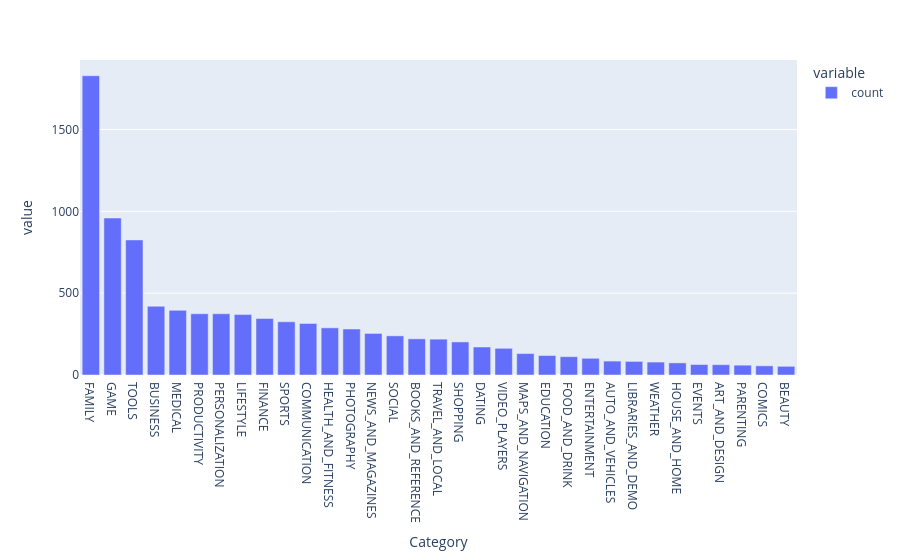
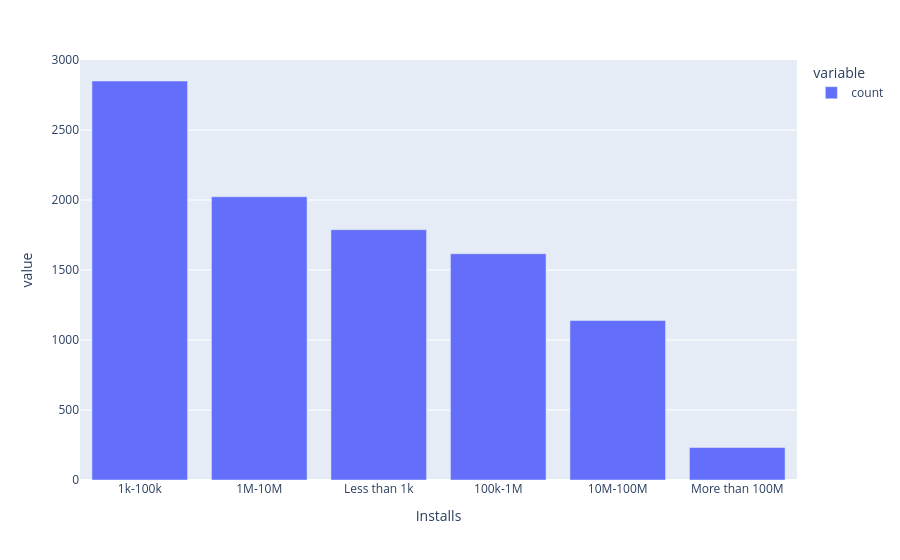
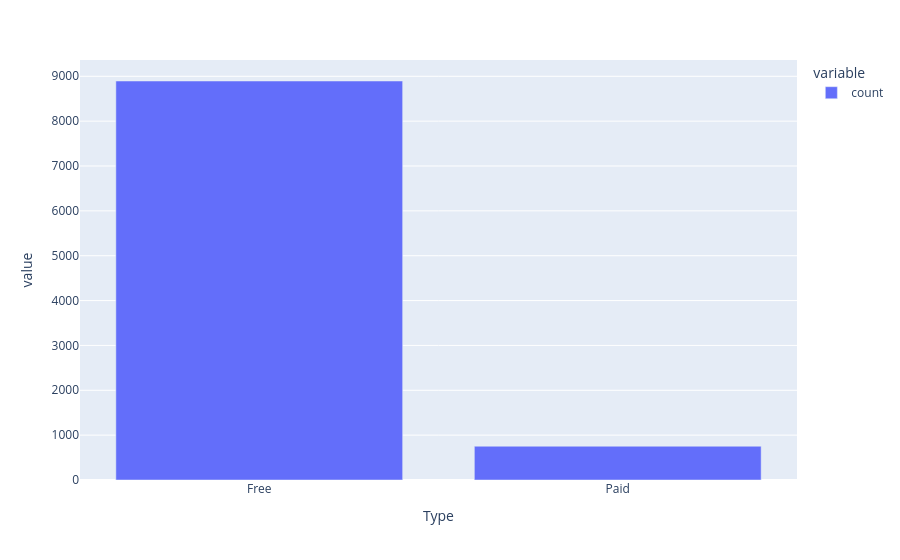
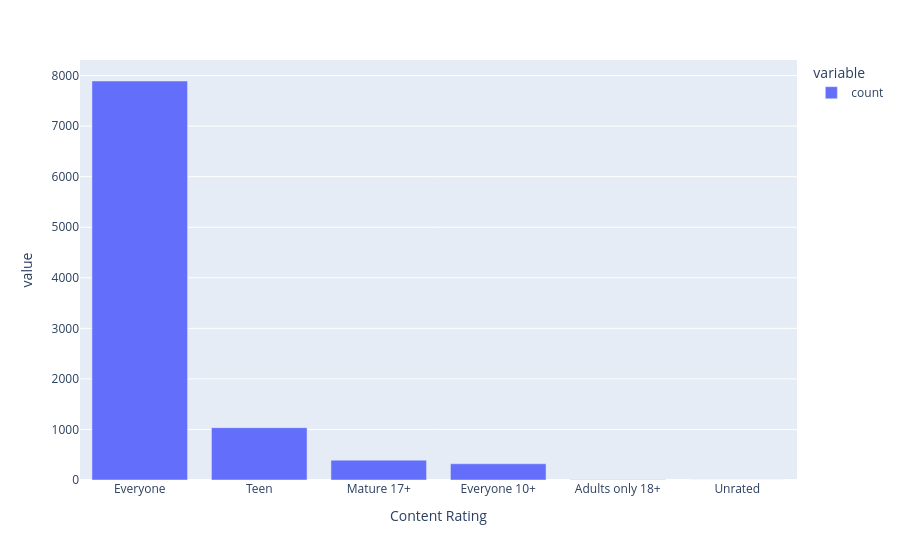

Notebook cell for these charts, in order:
### Code cell
for cat_col in categorical_cols:
    univariate_categorical(df, cat_col)

### Figure 1 — Plotly figure (JSON) as saved in the notebook; plotly's stock layout.template omitted (floating-point values rounded to 4 significant figures)
{"data": [{"alignmentgroup": "True", "hovertemplate": "variable=count<br>Category=%{x}<br>value=%{y}<extra></extra>", "legendgroup": "count", "marker": {"color": "#636efa", "pattern": {"shape": ""}}, "name": "count", "offsetgroup": "count", "orientation": "v", "showlegend": true, "textposition": "auto", "type": "bar", "x": ["FAMILY", "GAME", "TOOLS", "BUSINESS", "MEDICAL", "PRODUCTIVITY", "PERSONALIZATION", "LIFESTYLE", "FINANCE", "SPORTS", "COMMUNICATION", "HEALTH_AND_FITNESS", "PHOTOGRAPHY", "NEWS_AND_MAGAZINES", "SOCIAL", "BOOKS_AND_REFERENCE", "TRAVEL_AND_LOCAL", "SHOPPING", "DATING", "VIDEO_PLAYERS", "MAPS_AND_NAVIGATION", "EDUCATION", "FOOD_AND_DRINK", "ENTERTAINMENT", "AUTO_AND_VEHICLES", "LIBRARIES_AND_DEMO", "WEATHER", "HOUSE_AND_HOME", "EVENTS", "ART_AND_DESIGN", "PARENTING", "COMICS", "BEAUTY"], "xaxis": "x", "y": [1828, 959, 825, 420, 395, 374, 374, 369, 345, 325, 315, 288, 281, 254, 239, 221, 219, 202, 171, 163, 131, 119, 112, 102, 85, 83, 79, 74, 64, 63, 60, 56, 53], "yaxis": "y"}], "layout": {"barmode": "relative", "legend": {"title": {"text": "variable"}, "tracegroupgap": 0}, "margin": {"t": 60}, "xaxis": {"anchor": "y", "domain": [0, 1], "title": {"text": "Category"}}, "yaxis": {"anchor": "x", "domain": [0, 1], "title": {"text": "value"}}}}

### Figure 2 — Plotly figure (JSON) as saved in the notebook; plotly's stock layout.template omitted (floating-point values rounded to 4 significant figures)
{"data": [{"alignmentgroup": "True", "hovertemplate": "variable=count<br>Installs=%{x}<br>value=%{y}<extra></extra>", "legendgroup": "count", "marker": {"color": "#636efa", "pattern": {"shape": ""}}, "name": "count", "offsetgroup": "count", "orientation": "v", "showlegend": true, "textposition": "auto", "type": "bar", "x": ["1k-100k", "1M-10M", "Less than 1k", "100k-1M", "10M-100M", "More than 100M"], "xaxis": "x", "y": [2850, 2023, 1788, 1616, 1139, 232], "yaxis": "y"}], "layout": {"barmode": "relative", "legend": {"title": {"text": "variable"}, "tracegroupgap": 0}, "margin": {"t": 60}, "xaxis": {"anchor": "y", "domain": [0, 1], "title": {"text": "Installs"}}, "yaxis": {"anchor": "x", "domain": [0, 1], "title": {"text": "value"}}}}

### Figure 3 — Plotly figure (JSON) as saved in the notebook; plotly's stock layout.template omitted (floating-point values rounded to 4 significant figures)
{"data": [{"alignmentgroup": "True", "hovertemplate": "variable=count<br>Type=%{x}<br>value=%{y}<extra></extra>", "legendgroup": "count", "marker": {"color": "#636efa", "pattern": {"shape": ""}}, "name": "count", "offsetgroup": "count", "orientation": "v", "showlegend": true, "textposition": "auto", "type": "bar", "x": ["Free", "Paid"], "xaxis": "x", "y": [8895, 753], "yaxis": "y"}], "layout": {"barmode": "relative", "legend": {"title": {"text": "variable"}, "tracegroupgap": 0}, "margin": {"t": 60}, "xaxis": {"anchor": "y", "domain": [0, 1], "title": {"text": "Type"}}, "yaxis": {"anchor": "x", "domain": [0, 1], "title": {"text": "value"}}}}

### Figure 4 — Plotly figure (JSON) as saved in the notebook; plotly's stock layout.template omitted (floating-point values rounded to 4 significant figures)
{"data": [{"alignmentgroup": "True", "hovertemplate": "variable=count<br>Content Rating=%{x}<br>value=%{y}<extra></extra>", "legendgroup": "count", "marker": {"color": "#636efa", "pattern": {"shape": ""}}, "name": "count", "offsetgroup": "count", "orientation": "v", "showlegend": true, "textposition": "auto", "type": "bar", "x": ["Everyone", "Teen", "Mature 17+", "Everyone 10+", "Adults only 18+", "Unrated"], "xaxis": "x", "y": [7893, 1036, 393, 321, 3, 2], "yaxis": "y"}], "layout": {"barmode": "relative", "legend": {"title": {"text": "variable"}, "tracegroupgap": 0}, "margin": {"t": 60}, "xaxis": {"anchor": "y", "domain": [0, 1], "title": {"text": "Content Rating"}}, "yaxis": {"anchor": "x", "domain": [0, 1], "title": {"text": "value"}}}}
